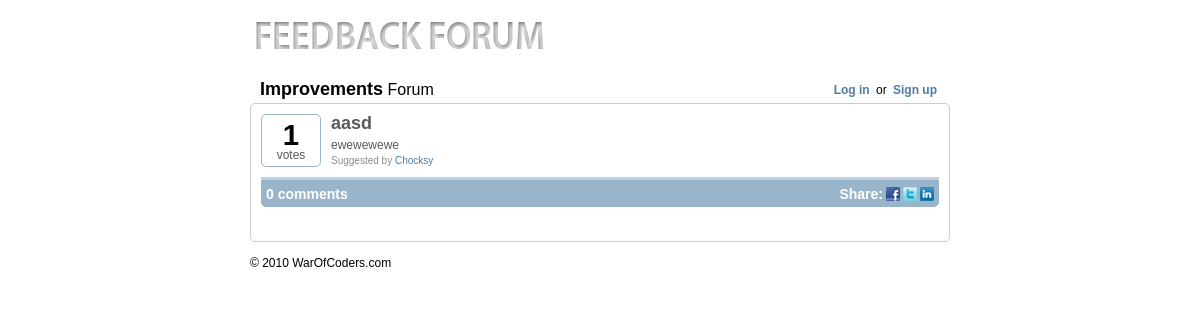
The page /idea/22-aasd on the database its author committed.
### tables this page shows
CREATE TABLE `feedback_ideas` (
  `id` bigint(20) unsigned NOT NULL AUTO_INCREMENT,
  `idea` varchar(255) NOT NULL,
  `description` longtext NOT NULL,
  `votes` int(11) unsigned NOT NULL DEFAULT '1',
  `comments` int(11) NOT NULL DEFAULT '0',
  `auth_id` bigint(20) unsigned NOT NULL,
  `sub_date` datetime NOT NULL,
  `status` int(1) NOT NULL DEFAULT '0',
  `admin_id` bigint(20) NOT NULL,
  `admin_comment` longtext NOT NULL,
  PRIMARY KEY (`id`),
  FULLTEXT KEY `description` (`idea`,`description`)
);

### includes/class.db.php (called while the page is built, shortened)
<?php
class Conn {
    public $conn;
    var $mysql_username = DB_USERNAME;
    var $mysql_password = DB_PASSWORD;
    var $mysql_host = DB_HOST;
    public function __construct() {
        $this->conn = mysql_connect($this->mysql_host, $this->mysql_username, $this->mysql_password);
    }
    public function db_query($query) {
        $results = mysql_query($query,$this->conn);
        return $results;
    }
}
?>

### includes/app_top.php (called while the page is built, shortened)
<?
include('configure.php');
include('class.db.php');
include('functions.php');
include('session.class.php');
$db=new Conn;
?>

### includes/session.class.php (called while the page is built, shortened)
<?php
class session
{
	static function check()
	{
		if (config::session_timeout == 0)
		{
			return (isset($_SESSION['ss_fprint'])
			&& $_SESSION['ss_fprint'] == self::_Fingerprint() && ($_SERVER['HTTP_REFFERER'] != '' ? (strpos($_SERVER['HTTP_REFERER'], $_SERVER['HTTP_HOST']) !== false ? true : false) : true));
		}
	}
}
?>

### includes/configure.php (called while the page is built, shortened)
<?php
class config {
    var $local_base='http://localhost/feedbacker/';
    var $online_base='http://ajaxmasters.com/development/hackme/feedback/';
    var $HTTP_SERVER_BASE='';
    var $DIR_IMG='images/';
    function __construct() {
        if ($_SERVER['SERVER_ADDR'] == '127.0.0.1') {
            $this->HTTP_SERVER_BASE=$this->local_base;
        } else {
            $this->HTTP_SERVER_BASE=$this->online_base;
            $this->HTTP_SERVER_BASE_JAVA=$this->online_base;
        }
        $this->DIR_IMG=$this->HTTP_SERVER_BASE.$this->DIR_IMG;
    }
}
$conf=new config;
?>

### idea.php (the view, shortened to what this page needs)
<?
$voted_ideas=array();
$id=$_GET['idea_id'];
$idea=mysql_fetch_array($db->db_query("SELECT * FROM feedback_ideas WHERE id='$id'"));
?>
<div class="idea_container">
    <div class="votes">
        <div id="nr_votes_<?=$idea['id']?>" class="nr_votes <?=($idea['status']==4 || checkVoted($idea['id'],$voted_ideas)) ? 'full' : ''?>">
            <?=dynamicFont(number_format($idea['votes'],0,'',','),32)?><br/>
            votes<br/>
        </div>
    </div>
    <div class="idea">
        <div class="title nomrg"><b><?=$idea['idea']?></b></div>
        <div class="auth_desc">
            <?=$idea['description']?>
        </div>
        <div class="auth_inf">
            Suggested by <a href="">Chocksy</a>
        </div>
    </div>
    <br clear="all"/>
    <div class="before_line"></div>
    <div class="idea_info">
        <div class="nr_comments fleft"><?=giveComments($idea['comments'])?></div>
        <div class="share">
            <ul>
                <li>
                    Share:
                </li>
                <li>
                    <a href=""><img src="<?=$conf->DIR_IMG?>facebook.png" alt="facebook"/></a>
                </li>
                <li>
                    <a href=""><img src="<?=$conf->DIR_IMG?>twitter.png" alt="twitter"/></a>
                </li>
                <li>
                    <a href=""><img src="<?=$conf->DIR_IMG?>linkedin.png" alt="linkedin"/></a>
                </li>
            </ul>
        </div>
        <br clear="all"/>
    </div>
    <br clear="all"/>
    <br/>
</div>
<br clear="all"/>

### includes/functions.php (shortened to what this page needs)
<?php
function dynamicFont($text,$max_font) {
    $txt_leng=strlen($text);
    if($txt_leng<9) {
        $html='<b style="font-size:'.($max_font-($txt_leng*2.7)).'px">'.$text.'</b>';
    }else {
        $html='<b style="font-size:9px">'.$text.'</b>';
    }
    return $html;
}
function giveComments($nr) {
    if($nr!=1) {
        $text=$nr.' comments';
    }else {
        $text=$nr.' comment';
    }
    return $text;
}
function array_search_r($needle, $haystack) {
    return 0;
}
function checkVoted($idea_id,$voted_ideas) {
    if(array_search_r($idea_id,$voted_ideas) || !Session::check())
        return true;
    else
        return false;
}
?>

### css/style.css (style rules this page uses)
body { font: 12px/1 'Lucida Grande', Arial, 'Liberation Sans', FreeSans, sans-serif; }
a { text-decoration: none; color: #4c7ca3; }
li { list-style: none; }
.title { font-size:16px; margin: 10px 0 0 10px; }
.title b { font-size:18px; }
.nomrg { margin:0; padding: 0; }
.fleft { float:left; }
.before_line { border-top:3px solid #bcd1e2; margin-top: -1px; position: relative; }
.idea_container { float:left; width: 100%; }
.votes { float:left; width:60px; height:auto; }
.nr_votes { text-align: center;border:1px solid #99b5cc; color: #595959; padding: 5px; -moz-border-radius-topleft:5px; -moz-border-radius-topright:5px; -webkit-border-top-left-radius:5px; -webkit-border-top-right-radius:5px; border-bottom: none; }
.nr_votes b { font-size: 16px; color: black; }
.full { border:1px solid #99b5cc; -moz-border-radius: 5px;-webkit-border-radius: 5px; }
.idea { margin-left:70px; color: #595959; }
.idea .auth_desc { margin-top:7px; }
.idea .auth_inf { margin-top:5px; font-size: 10px; color:#8b8b8b; }
.idea_info { font-size:14px; font-weight: bold; color: white; display:block; background: #99b5cc; text-align: center; border:1px solid #99b5cc; padding: 3px 4px; font-weight: bold; -moz-border-radius-bottomleft:5px; -webkit-border-bottom-left-radius:5px; -moz-border-radius-bottomright:5px; -webkit-border-bottom-right-radius:5px; -moz-box-shadow: 0px 1px 2px #888; }
.idea_info .nr_comments { padding-top:3px; }
.idea_info .share { float:right; }
.idea_info .share ul { margin-top:3px; }
.idea_info .share li { float:left; padding-left: 3px; }

### rows shown on the page
feedback_ideas: votes "1", idea "aasd", description "ewewewewe", comments "0 comments"
